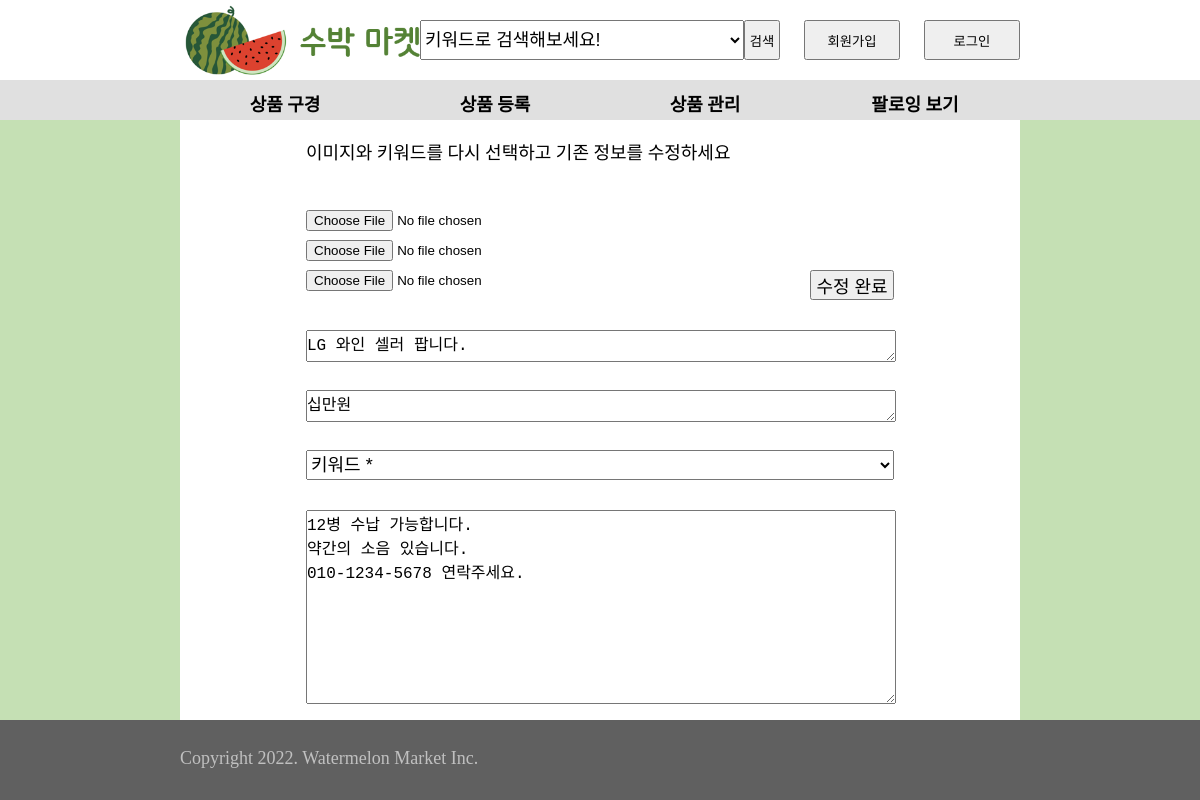
Screenshot of /edit/1 with the database file from the repository.
### app.py (models this page shows, shortened)
class posts(db.Model):
    id=db.Column(db.Integer, primary_key=True,unique=True,autoincrement=True)
    p_title=db.Column(db.String(30), nullable=False)
    p_keyword=db.Column(db.String(30), nullable=False)
    p_price=db.Column(db.String(30), nullable=False)
    p_seller=db.Column(db.String(30), nullable=False)
    p_description=db.Column(db.String(300))
    p_image1=db.Column(db.String(30))
    p_image2=db.Column(db.String(30))
    p_image3=db.Column(db.String(30))
    p_soldOut=db.Column(db.Boolean, default=False)

### app.py (the view)
@app.route('/edit/<id>', methods=['GET','POST'])
def edit(id):
    post=posts.query.filter_by(id=id).first()
    return render_template('edit.html', title=post.p_title, price=post.p_price, description=post.p_description,id=id)

### templates/edit.html (shortened to what this page needs)
<!DOCTYPE html>
<html>
    <head>
        <link rel="stylesheet" href="{{ url_for('static', filename = 'register.css') }}">
    </head>
    <body>
        <header>
            <a href='{{ url_for('home') }}'>
                <img class='logo' src="{{ url_for('static', filename = 'logo.png') }}">
            </a>
                <form class='searchBar' action='{{url_for('search',keyword='keyword')}}' method='POST'>
                    <select name='searchBar' class='searchTxt'>
                        <option selected hidden value='default'>키워드로 검색해보세요!</option>
                    </select>
                    <input type='submit' class='searchBtn' value='검색'>
                </form>
                {%if 'nickname' not in session%}
                <input type='button' value='회원가입' class='button' style='right: 25%' onclick="location.href='{{url_for('signUp')}}'">
                <input type='button' value='로그인' class='button' style='right: 15%' onclick="location.href='{{url_for('signIn')}}'">
            {%else%}
            <div class='button' style='right: 25%; text-align:end;'>환영합니다! <br><b>{{session['nickname']}}</b>님</div>
            <input type='button' value='로그아웃' class='button' style='right: 15%' onclick="location.href='{{url_for('signOut')}}'">
            {%endif%}
        </header>
        <nav>
            <ul>
                <li><a href='{{url_for('search', keyword='all')}}'>상품 구경</a></li>
                {%if 'nickname' in session%}
                    <li><a href='{{url_for('register')}}'>상품 등록</a></li>
                    <li><a href='{{url_for('profile', nickname=session['nickname'])}}'>상품 관리</a></li>
                    <li><a href='{{url_for('follow', nickname=session['nickname'])}}'>팔로잉 보기</a></li>
                {%else%}
                    <li><a href='{{url_for('warning', type='register')}}'>상품 등록</a></li>
                    <li><a href='{{url_for('warning', type='profile')}}'>상품 관리</a></li>
                    <li><a href='{{url_for('warning', type='follow')}}'>팔로잉 보기</a></li>
                {%endif%}
            </ul>
        </nav>
        <div class='body'>
            <div class='body' style='width:70%; height:100%; left:15%; background-color:white; top:0%;'>
                <div style='width:100%; height:10%; left:15%; top:3%; position:absolute; font-size:large;'>이미지와 키워드를 다시 선택하고 기존 정보를 수정하세요</div>
                <form action='{{url_for('update',id=id)}}' method='POST' enctype = "multipart/form-data">
                    <input name='p_image1' type='file' class='file' accept=".jpg, .jpeg, .png" style='top:15%;'>
                    <input name='p_image2' type='file' class='file' accept=".jpg, .jpeg, .png" style='top:20%;'>
                    <input name='p_image3' type='file' class='file' accept=".jpg, .jpeg, .png" style='top:25%;'>
                    <textarea name='p_title' type='text' class='title' placeholder='제목 *' >{{title}}</textarea>
                    <textarea name='p_price' type='text' class='cost' placeholder='가격 *' >{{price}}</textarea>
                    <select name='p_keyword' class='keyword'>
                        <option selected hidden value='키워드 *'>키워드 *</option>
                    </select>
                    <textarea name='p_description' class='description' placeholder='설명'>{{description}}</textarea>
                    <input type='submit' class='submit' value='수정 완료'>
                </form>
            </div>
        </div>
        <footer>
            <p class='copyright'>Copyright 2022. Watermelon Market Inc.</p>
        </footer>
    </body>
</html>

### static/register.css (style rules this page uses)
header { width: 100%; position: absolute; top: 0; left: 0; height: 10%; background-color: white; margin: 0; padding: 0; }
.body { width: 100%; position: absolute; top: 15%; bottom:10%; left: 0%; height: 75%; background-color: #C5E0B4; }
footer { width: 100%; position: absolute; bottom: 0; left: 0; height: 10%; background-color: #606060; margin: 0; padding: 0; }
.searchBar { width: 30%; height: 100%; left: 35%; position: absolute; margin: 0; padding: 0; }
.searchTxt { position: absolute; top: 25%; height: 50%; width: 90%; margin: 0; padding: 0; font-size: large; }
.searchBtn { position: absolute; top: 25%; right: 0%; height: 50%; width: 10%; margin: 0; padding: 0; }
.button { position: absolute; top: 25%; height: 50%; width: 8%; margin: 0; padding: 0; }
.copyright { top:35%; left: 15%; position: absolute; color: #c0c0c0; margin: 0; padding: 0; font-size: large; }
.logo { height: 100%; left: 15%; position: absolute; margin: 0; padding: 0; }
nav { width: 100%; position: absolute; top: 10%; left: 0%; height: 5%; background-color: #e0e0e0 }
ul { list-style-type: none; margin: 0; padding:0; left:15%; right:15%; width:70%; position:absolute; }
li { display: inline; position:relative; width:25%; height:100%; float:left; text-align:center; font-size:large; margin-top: 10px; }
a { color:black; text-decoration: none; font-weight:bold; }
.title { position: absolute; width:70%; top: 35%; left: 15%; height: 5%; font-size:large; margin: 0; padding: 0; }
.cost { position: absolute; width:70%; top: 45%; left: 15%; height: 5%; font-size:large; margin: 0; padding: 0; }
.keyword { position: absolute; width:70%; top: 55%; left: 15%; height: 5%; font-size:large; margin: 0; padding: 0; }
.description { position: absolute; width:70%; top: 65%; left: 15%; height: 32%; font-size:large; margin: 0; padding: 0; }
.file { position:absolute; width: 60%; top: 20%; left:15%; height:5%; margin: 0; padding: 0; }
.submit { position: absolute; width:10%; top: 25%; right: 15%; height: 5%; font-size:large; margin: 0; padding: 0; }

### rows the page displays
posts: p_title "LG 와인 셀러 팝니다.", p_price "십만원", p_description "12병 수납 가능합니다. 약간의 소음 있습니다. 010-1234-5678 연락주세요."
